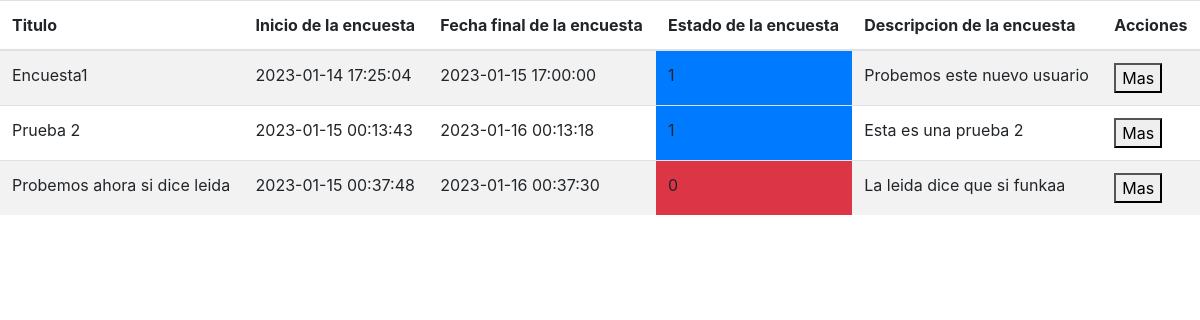
Page /surveys.php on the committed database.
### tables this page shows
CREATE TABLE `encuestas` (
  `id_encuesta` int(11) NOT NULL,
  `id_usuario` int(11) NOT NULL,
  `titulo` varchar(150) NOT NULL,
  `descripcion` text NOT NULL,
  `estado` tinyint(1) NOT NULL,
  `fecha_inicio` timestamp NOT NULL DEFAULT '0000-00-00 00:00:00',
  `fecha_final` timestamp NOT NULL DEFAULT '0000-00-00 00:00:00'
);

### services/AdminService.php (called while the page is built)
<?php
$pathName = realpath(__DIR__ . "/..");
require_once "$pathName/models/Survey.php";
class AdminService
{
    private $surveyModel;
    public function __construct()
    {
        $this->surveyModel = new SurveyModel();
    }
    public function getSurveysByUserId($userId)
    {
        return $this->surveyModel->getSurveysByUserId($userId);
    }
}

### includes/conexion.php (called while the page is built, shortened)
<?php
class Connection
{
    private $servername = "localhost";
    private $username = "root";
    private $password = "";
    private $dbname = "sistema_encuestas";
    private $conn;
    public function getConn()
    {
        if (!$this->conn) {
            $this->conn = new mysqli($this->servername, $this->username, $this->password, $this->dbname);
        }
        return $this->conn;
    }
}

### models/Survey.php (called while the page is built, shortened)
<?php
$pathName = realpath(__DIR__ . "/..");
require_once "$pathName/includes/conexion.php";
class SurveyModel extends Connection
{
  public function getSurveysByUserId($userId)
  {
    $query = "SELECT * FROM encuestas WHERE id_usuario = $userId;";
    $result = parent::getConn()->query($query);
    $data = [];
    while ($row = $result->fetch_assoc()) {
      $data[] = $row;
    }
    return $data;
  }
}

### surveys.php (the view, shortened to what this page needs)
<?php
require "./services/AdminService.php";
$adminService = new AdminService();
$surveys = $adminService->getSurveysByUserId(1);
?>
<!DOCTYPE html>
<html lang="en">
<head>
    <link rel="stylesheet" href="./assets/css/bootstrap.min.css">
    <link rel="stylesheet" href="./global.css">
</head>
<body>
    <table class="table table-striped">
        <thead>
            <tr>
                <th scope="col">Titulo</th>
                <th scope="col">Inicio de la encuesta</th>
                <th scope="col">Fecha final de la encuesta</th>
                <th scope="col">Estado de la encuesta</th>
                <th scope="col">Descripcion de la encuesta</th>
                <th scope="col">Acciones</th>
            </tr>
        </thead>
        <tbody id="table">
            <?php
            foreach ($surveys as $row) {
            ?>
                <tr>
                    <td><?php echo $row["titulo"] ?></td>
                    <td><?php echo $row["fecha_inicio"] ?></td>
                    <td><?php echo $row["fecha_final"] ?></td>
                    <td class="<?php echo $row["estado"] == "1" ? "bg-primary" : "bg-danger" ?>"><?php echo $row["estado"] ?></td>
                    <td><?php echo $row["descripcion"] ?></td>
                    <td>
                        <button data-survey-table-on-click="showOptions">Mas</button>
                    </td>
                </tr>
            <?php
            }
            ?>
        </tbody>
    </table>
</body>
</html>

### rows in the picture
encuestas: titulo "Encuesta1", fecha_inicio "2023-01-14 17:25:04", fecha_final "2023-01-15 17:00:00", estado "1", descripcion "Probemos este nuevo usuario"
encuestas: titulo "Prueba 2", fecha_inicio "2023-01-15 00:13:43", fecha_final "2023-01-16 00:13:18", estado "1", descripcion "Esta es una prueba 2"
encuestas: titulo "Probemos ahora si dice leida", fecha_inicio "2023-01-15 00:37:48", fecha_final "2023-01-16 00:37:30", estado "0", descripcion "La leida dice que si funkaa"
